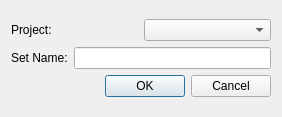
<?xml version="1.0" encoding="UTF-8"?>
<ui version="4.0">
 <class>Dialog</class>
 <widget class="QDialog" name="Dialog">
  <property name="geometry">
   <rect>
    <x>0</x>
    <y>0</y>
    <width>282</width>
    <height>117</height>
   </rect>
  </property>
  <property name="windowTitle">
   <string>New Set</string>
  </property>
  <layout class="QVBoxLayout" name="verticalLayout_2">
   <item>
    <layout class="QVBoxLayout" name="verticalLayout">
     <item>
      <layout class="QHBoxLayout" name="horizontalLayout_2">
       <item>
        <widget class="QLabel" name="label_2">
         <property name="text">
          <string>Project:</string>
         </property>
        </widget>
       </item>
       <item>
        <widget class="QComboBox" name="projects_cmb"/>
       </item>
      </layout>
     </item>
     <item>
      <layout class="QHBoxLayout" name="horizontalLayout">
       <item>
        <widget class="QLabel" name="label">
         <property name="text">
          <string>Set Name:</string>
         </property>
        </widget>
       </item>
       <item>
        <widget class="QLineEdit" name="set_le"/>
       </item>
      </layout>
     </item>
     <item>
      <widget class="QDialogButtonBox" name="buttonBox">
       <property name="orientation">
        <enum>Qt::Horizontal</enum>
       </property>
       <property name="standardButtons">
        <set>QDialogButtonBox::Cancel|QDialogButtonBox::Ok</set>
       </property>
      </widget>
     </item>
    </layout>
   </item>
  </layout>
 </widget>
 <resources/>
 <connections>
  <connection>
   <sender>buttonBox</sender>
   <signal>accepted()</signal>
   <receiver>Dialog</receiver>
   <slot>accept()</slot>
   <hints>
    <hint type="sourcelabel">
     <x>248</x>
     <y>254</y>
    </hint>
    <hint type="destinationlabel">
     <x>157</x>
     <y>274</y>
    </hint>
   </hints>
  </connection>
  <connection>
   <sender>buttonBox</sender>
   <signal>rejected()</signal>
   <receiver>Dialog</receiver>
   <slot>reject()</slot>
   <hints>
    <hint type="sourcelabel">
     <x>316</x>
     <y>260</y>
    </hint>
    <hint type="destinationlabel">
     <x>286</x>
     <y>274</y>
    </hint>
   </hints>
  </connection>
 </connections>
</ui>
